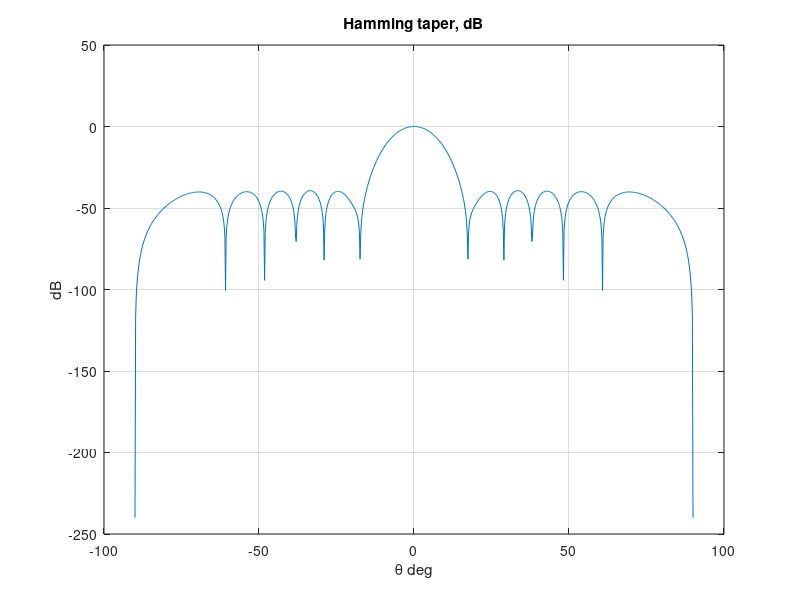

The MATLAB source for this figure:
% Hamming window weighting
% Sidelobe reduction at the cost of beamwidth

N = 16;
w = 0.54 - 0.46*cos(2*pi*(0:N-1)/(N-1));   % Hamming weights
wsum = sum(w);                             % normalizer: unity main-beam gain
theta = -90:0.2:90;
AF = zeros(1, numel(theta));
for k = 1:N
    AF = AF + w(k)*exp(1i*pi*(k-1)*sind(theta));
end
patDb = 20*log10(abs(AF)/wsum + 1e-12);    % dB pattern, 0 dB at peak
figure;
plot(theta, patDb);
title('Hamming taper, dB'); xlabel('\theta deg'); ylabel('dB'); grid on;

%{
@play
{
 "title": "Hamming window",
 "groups": [
  {
   "name": "Array",
   "controls": [
    {
     "var": "N",
     "label": "Element count",
     "min": 8,
     "max": 64,
     "step": 2,
     "default": 16
    }
   ]
  }
 ]
}
%}
